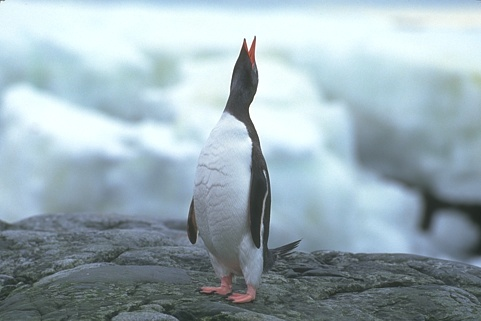
#> input picture PyMRFLSSVM/GrabCut/Data/grabCut/images/106024.jpg, 481 x 321 px, found by its file name
$ python GMM_Unary.py
#> lines starting #> are read from the running program, lines starting #| are printed output that depends on the picture; after the words box and inside, x2 and y2 are one past the last pixel; in counts of white or black regions, pixels touching at a corner belong together
# -*- coding: utf-8 -*-
__author__ = 'spacegoing'
import numpy as np
import cv2
from matplotlib import pyplot as plt


class GMM:
    '''
    This class is a python version of part of (GMM) opencv grabcut.cpp
    (opencv/modules/imgproc/src/grabcut.cpp)

    Magic numbers in __init__ are:
    modelSize = 1 + 3 + 9  # component weight + mean + covariance
    '''

    # [92 lines left out: functions __init__, calcInverseCovAndDeterm, calculate_pixel_unary, get_img_unary, not called in this run]


class GrabCut:
    componentsCount = 5
    modelSize = 1 + 3 + 9  # component weight + mean + covariance
    bgdModel = np.zeros((1, modelSize * componentsCount), np.float64)
    fgdModel = np.zeros((1, modelSize * componentsCount), np.float64)

    def __init__(self, image_path, mask_path):
#> called with image_path = './GrabCut/Data/grabCut/images/106024.jpg'
        self.img = cv2.imread(image_path).astype(np.int32)
        self.input_mask = self.read_mask_img(mask_path)
        self._train()

    def read_mask_img(self, mask_path):
        mask_img = cv2.imread(mask_path, 0).astype(np.int32)  # 0 stands for greyscale image
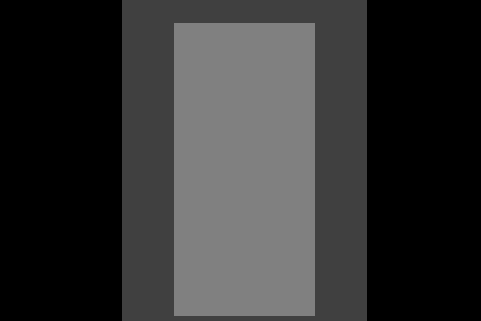
#> input picture PyMRFLSSVM/GrabCut/Data/grabCut/labels/106024_rect.bmp, 481 x 321 px, found by its file name
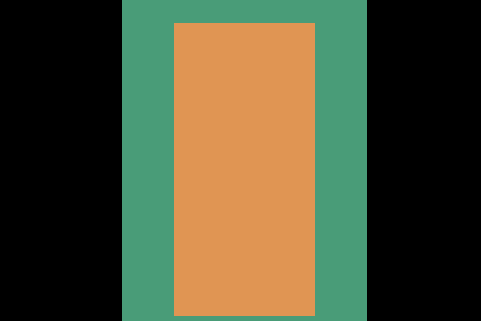
#> mask_img: shape (321, 481) int32; 3 distinct labels, from 0 to 128; one colour per label, 0 black
        input_mask = np.zeros(self.img.shape[:2], np.int32)
        # todo: check all have 0 64 128 255
        # cv2.GC_BGD, cv2.GC_FGD, cv2.GC_PR_BGD, cv2.GC_PR_FGD
        # 0 1 2 3
        # wherever it is marked sure background (0), change input_mask=0
        # wherever it is marked sure foreground (1), change input_mask=1
        input_mask[mask_img == 0] = 0
        input_mask[mask_img == 255] = 1
        input_mask[mask_img == 64] = 2
        input_mask[mask_img == 128] = 3

        return input_mask

    def _train(self):
        # _train grabCut models
        self.output_mask, self.bgdModel, self.fgdModel = \
            cv2.grabCut(self.img.astype('uint8'), self.input_mask.astype('uint8'), None,
                        self.bgdModel, self.fgdModel, 5,
                        cv2.GC_INIT_WITH_MASK)
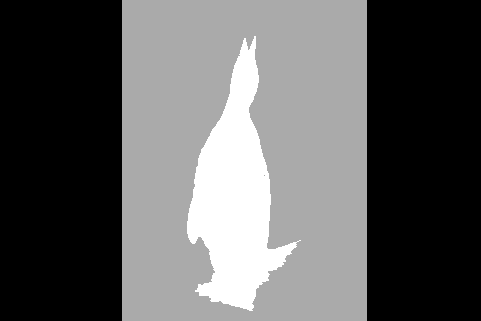
#> self.output_mask: shape (321, 481); min 0, max 3, mean 1.11; drawn with min black and max white

        self.output_mask = np.where((self.output_mask == 2) |
                                    (self.output_mask == 0), 0, 1).astype(np.int32)
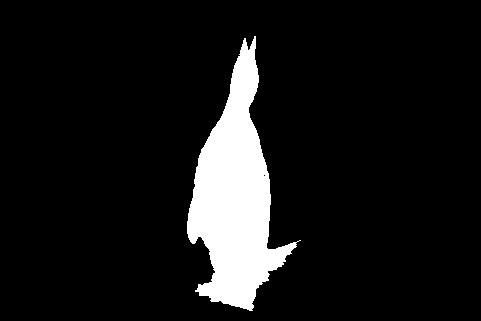
#> self.output_mask: shape (321, 481) int32; values 0 (black) and 1 (white), 9.2% white; 1 white region, box (x1, y1, x2, y2) and area: (187, 36, 301, 311) 14248

    # [12 lines left out: function get_unary_observed, not called in this run]

    def plot_images(self):
        f, ax = plt.subplots(2)
        ax[0].set_title('Original Image')
        ax[0].imshow(self.img)
        ax[0].axis('off')

        ax[1].set_title('Predicted Image')
        img = self.img * self.output_mask[:, :, np.newaxis]
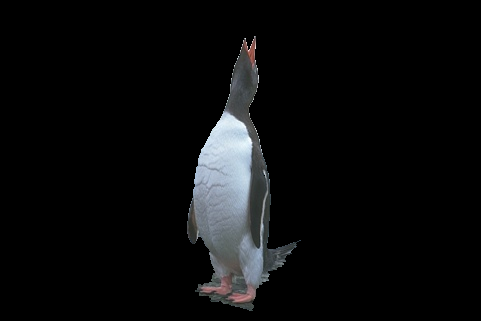
#> img: shape (321, 481, 3) int32; mean B, G, R 12.2, 11.6, 11
        ax[1].imshow(img)
        ax[1].axis('off')

    def plot_raw_mask(self):
        plt.figure()
#> (the run stopped early here; a loop or call above may not have finished)
